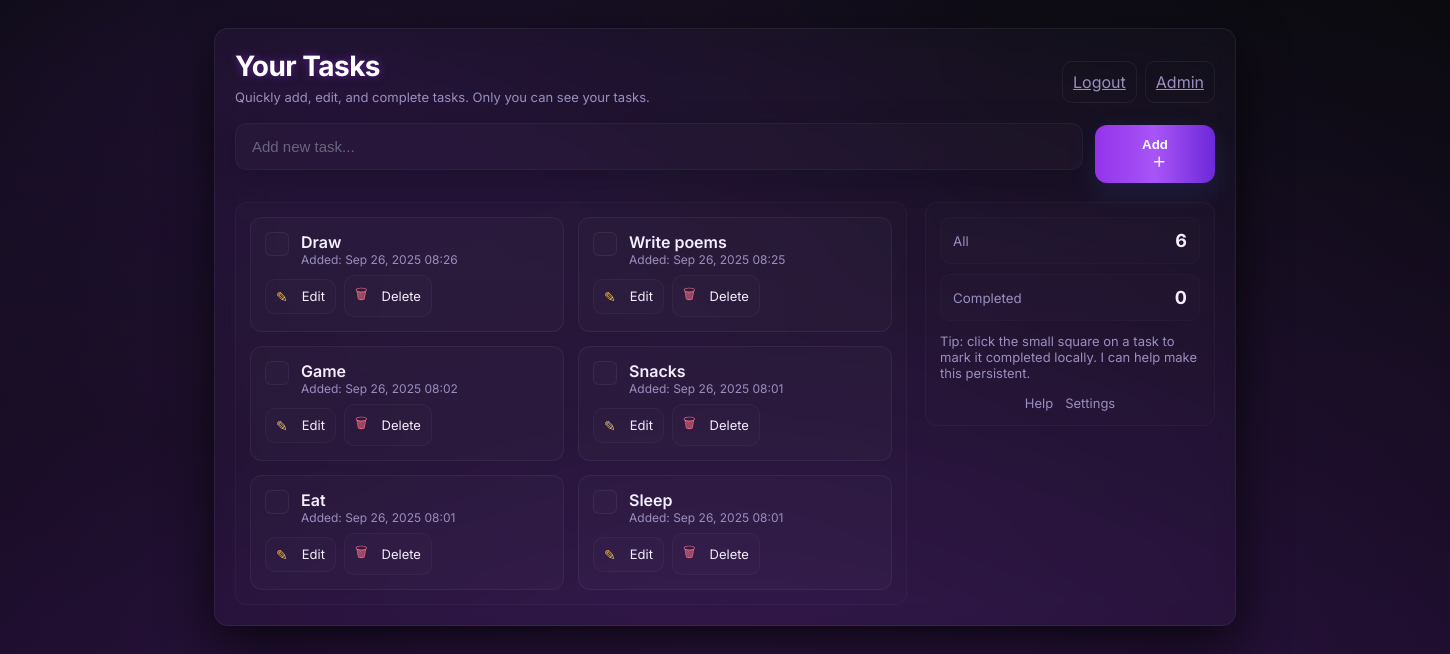
The app's page /todopage/ (signed in) with its own data.
### todo/models.py (models this page shows, shortened)
class Todoo(models.Model):
    srno = models.AutoField(primary_key=True)
    title = models.CharField(max_length=200)
    user = models.ForeignKey(User, on_delete=models.CASCADE)
    date = models.DateTimeField(auto_now_add=True)
    status = models.BooleanField(default=False)

### todo/views.py (the view)
# urls.py: path('todopage/', views.todo, name='todopage'),
@login_required(login_url='/login/')
def todo(request):
    if request.method == 'POST':
        title = (request.POST.get('title') or '').strip()
        if title:
            models.Todoo.objects.create(title=title, user=request.user)
        return redirect('/todopage/')
    res = models.Todoo.objects.filter(user=request.user).order_by('-date')
    completed_count = res.filter(status=True).count()
    return render(request, 'todo.html', {'res': res, 'completed_count': completed_count})

### todo/templates/todo.html (shortened to what this page needs)
{% load static %}
<!doctype html>
<html>
<head>
  <link rel="stylesheet" href="{% static 'css/index.css' %}">
  <link rel="stylesheet" href="{% static 'css/style.css' %}">
</head>
<body>
  <div class="container" style="max-width:980px;">
    <div class="header">
      <div class="title">
        <h1>Your Tasks</h1>
        <p class="lead">Quickly add, edit, and complete tasks. Only you can see your tasks.</p>
      </div>
      <div style="display:flex; gap:8px; align-items:center;">
        <a class="btn-ghost" href="{% url 'signout' %}">Logout</a>
        <a class="btn-ghost" href="/admin/">Admin</a>
      </div>
    </div>
    <form method="post" class="task-input" style="margin-bottom:18px;">
      <input name="title" class="form-control" placeholder="Add new task..." required autocomplete="off">
      <button class="btn-add" type="submit">Add</button>
    </form>
    <div class="tasks">
      <div class="tasks-main">
        {% if res %}
          <ul class="task-list">
            {% for t in res %}
              <li class="task-item {% if t.status %}completed{% endif %}">
                <div class="task-left">
                  <div class="task-check {% if t.status %}checked{% endif %}" data-srno="{{ t.srno }}"></div>
                  <div>
                    <div class="task-title">{{ t.title }}</div>
                    <div class="task-meta">Added: {{ t.date|date:"M d, Y H:i" }}</div>
                  </div>
                </div>
                <div class="task-actions">
                  <a class="action-btn btn-edit" href="{% url 'edit_todo' t.srno %}">Edit</a>
                  <a class="action-btn btn-delete" href="{% url 'delete_todo' t.srno %}">Delete</a>
                </div>
              </li>
            {% endfor %}
          </ul>
        {% else %}
          <div class="empty">No tasks yet — add your first task above ✨</div>
        {% endif %}
      </div>
      <div class="tasks-side">
        <div class="stat">
          <small>All</small>
          <strong>{{ res|length }}</strong>
        </div>
        <div class="stat">
          <small>Completed</small>
          <strong>{{ completed_count }}</strong>
        </div>
        <div style="margin-top:12px; font-size:13px; color:var(--muted);">
          Tip: click the small square on a task to mark it completed locally. I can help make this persistent.
        </div>
        <div class="footer-links" style="margin-top:14px;">
          <a href="#">Help</a>
          <a href="#">Settings</a>
        </div>
      </div>
    </div>
  </div>
</body>
</html>

### todo/static/css/index.css (style rules this page uses)
:root { --bg: #0a0a0f; --card: rgba(255, 255, 255, 0.04); --glass: rgba(255, 255, 255, 0.06); --muted: #9a8fbf; --accent: linear-gradient(135deg, #a855f7 0%, #6d28d9 50%, #9333ea 100%); --accent-plain: #9333ea; --success: #16a34a; --danger: #ef4444; --radius: 14px; --glass-border: rgba(255, 255, 255, 0.06); --shadow: 0 10px 30px rgba(0, 0, 0, 0.7); font-family: 'Inter', sans-serif; }
html, body { height: 100%; }
body { margin: 0; min-height: 100%; background: linear-gradient(160deg, #0a0a0f 0%, #1c0b2b 60%, #2d0d40 100%); color: #e6e1f5; display: flex; align-items: center; justify-content: center; padding: 32px; overflow: hidden; }
body::before { content: ""; position: absolute; top: -20%; left: -20%; width: 140%; height: 140%; background: radial-gradient(circle, rgba(168,85,247,0.15), transparent 70%); animation: floatBg 12s infinite linear alternate; z-index: 0; }
.container { position: relative; z-index: 1; width: 100%; max-width: 520px; border-radius: var(--radius); background: linear-gradient(180deg, rgba(255,255,255,0.04), rgba(255,255,255,0.02)); box-shadow: var(--shadow); padding: 32px; border: 1px solid var(--glass-border); backdrop-filter: blur(10px) saturate(120%); transform-origin: center; transition: transform .25s ease, box-shadow .25s ease; animation: fadeInUp 0.8s ease both; }
h1 { margin: 0 0 8px 0; font-weight: 700; font-size: 28px; color: #fff; text-shadow: 0 0 10px rgba(147, 51, 234, 0.5); }
.lead { margin: 0 0 20px 0; color: var(--muted); font-size: 14px; }
.form-control { width: 100%; padding: 12px 14px; margin-bottom: 14px; border-radius: 10px; border: 1px solid rgba(255,255,255,0.08); background: rgba(255,255,255,0.02); color: #f4eefe; font-size: 15px; transition: all .2s ease; }
.form-control::placeholder { color: rgba(230,220,255,0.35); }
.btn-ghost { width: 100%; margin-top: 10px; padding: 10px; border-radius: 10px; border: 1px solid rgba(255,255,255,0.06); background: transparent; color: var(--muted); cursor: pointer; transition: all .2s ease; }

### records on screen
Todoo: status False (drawn), title "Draw", date "Sep 26, 2025 08:26"
Todoo: status False (drawn), title "Write poems", date "Sep 26, 2025 08:25"
Todoo: status False (drawn), title "Game", date "Sep 26, 2025 08:02"
Todoo: status False (drawn), title "Snacks", date "Sep 26, 2025 08:01"
Todoo: status False (drawn), title "Eat", date "Sep 26, 2025 08:01"
Todoo: status False (drawn), title "Sleep", date "Sep 26, 2025 08:01"

### other values on screen
{{ res|length }} "6"
{{ completed_count }} "0"
